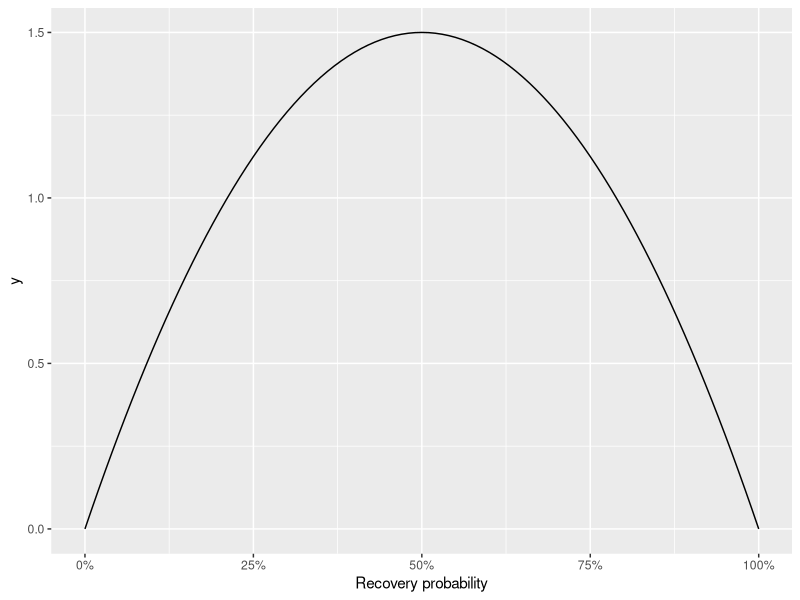

Write R code to recreate this figure.
## ---- chunk 1
## use the code below to install tidyverse if you haven't yet
## install.packages(tidyverse)
library(tidyverse)

## Replace the values below
dist_alpha = 2
dist_beta = 2

seq(0, 1, length = 100) %>% 
  enframe() %>% 
  rename(recovery= value) %>% 
  ggplot(aes(x=recovery))+
  stat_function(fun = dbeta, args = list(shape1=dist_alpha, shape2 = dist_beta))+
  scale_x_continuous("Recovery probability", labels = scales::percent_format())
